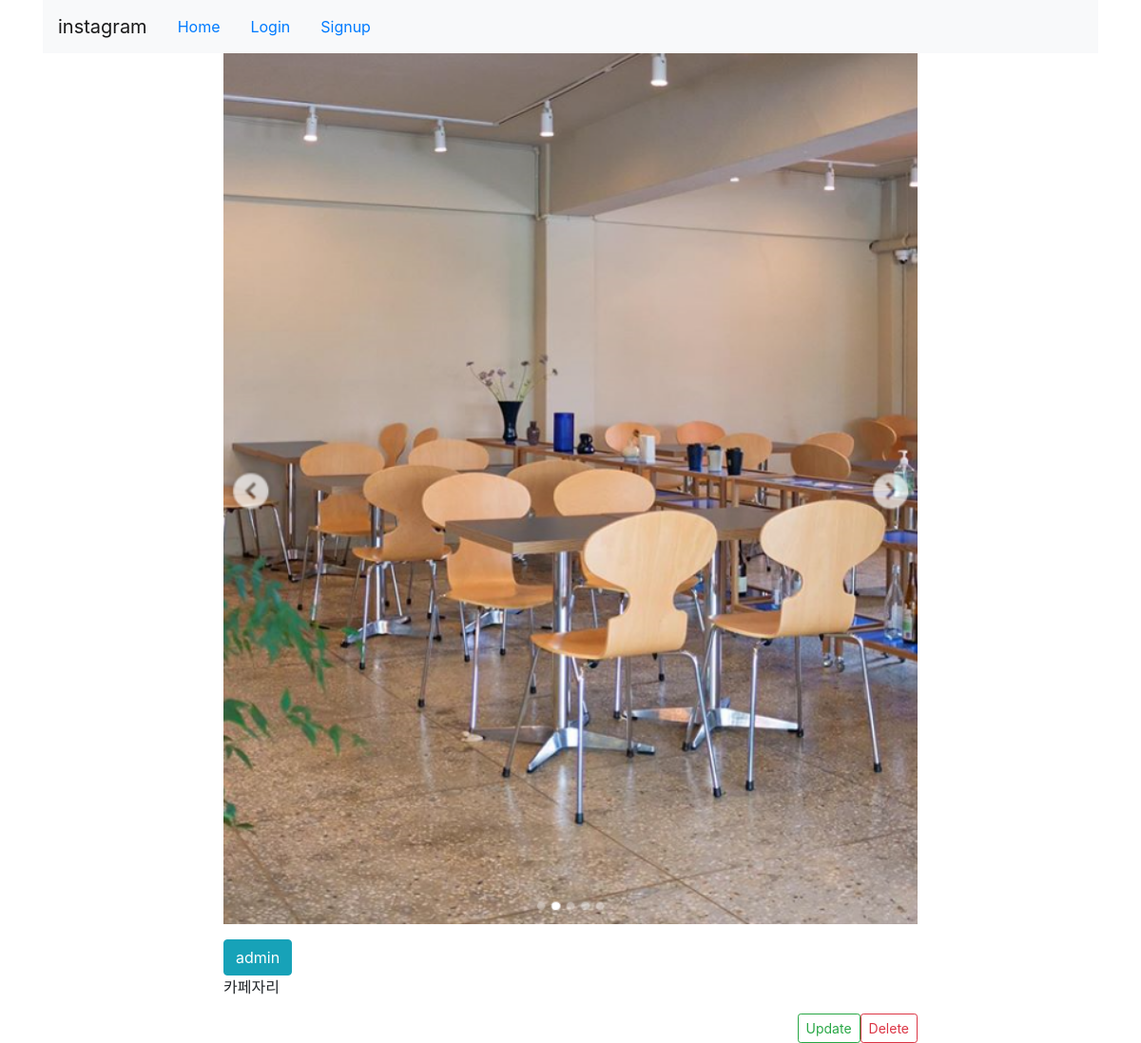
Page /detail/5/ on the committed database.
### photo/models.py (models this page shows, shortened)
class Photo(models.Model):
    author = models.ForeignKey(User, on_delete=models.CASCADE, related_name='user_photos')
    photo = models.ImageField(upload_to='photos/%Y')
    text = models.TextField()
    created = models.DateTimeField(auto_now_add=True)
    updated = models.DateTimeField(auto_now=True)
    class Meta:
        ordering = ['-updated', '-created']

### photo/views.py (the view)
# urls.py: path('detail/<int:pk>/', PhotoDetailView.as_view(), name='게시글정보')
class PhotoDetailView(DetailView):
    model = Photo
    template_name = 'photo/detail.html'

### photo/templates/photo/detail.html (shortened to what this page needs)
{% extends 'base.html' %}
{% block content %}
    <div class="row">
        <div class="col-md-2"></div>
        <div class="col-md-8 panel panel-default">
            <p><img src="{{object.photo.url}}" style="width:100%;"></p>
            <button type="button" class="btn btn-xs btn-info">
                {{object.author.username}}
            </button>
            <p>{{object.text|linebreaksbr}}</p>
            <a href="{% url 'photo:게시글삭제' pk=object.id %}" class="btn btn-outline-danger btn-sm float-right">Delete</a>
            <a href="{% url 'photo:게시글수정' pk=object.id %}" class="btn btn-outline-success btn-sm float-right">Update</a>
        </div>
        <div class="col-md-2"></div>
    </div>
{% endblock %}

### rows in the picture
Photo: photo (picture), author.username "admin", text "카페자리"
